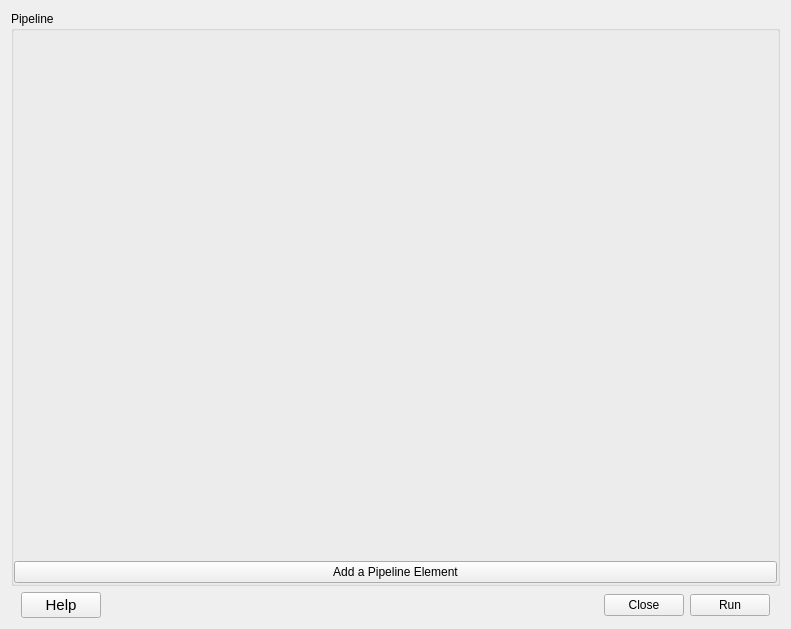
<?xml version="1.0" encoding="UTF-8"?>
<ui version="4.0">
 <class>MyPlugDialog</class>
 <widget class="QWidget" name="MyPlugDialog">
  <property name="geometry">
   <rect>
    <x>0</x>
    <y>0</y>
    <width>791</width>
    <height>629</height>
   </rect>
  </property>
  <property name="sizePolicy">
   <sizepolicy hsizetype="Expanding" vsizetype="Expanding">
    <horstretch>1</horstretch>
    <verstretch>1</verstretch>
   </sizepolicy>
  </property>
  <property name="minimumSize">
   <size>
    <width>750</width>
    <height>600</height>
   </size>
  </property>
  <property name="windowTitle">
   <string>MMG : Remeshing tool</string>
  </property>
  <property name="sizeGripEnabled" stdset="0">
   <bool>true</bool>
  </property>
  <layout class="QGridLayout" name="gridLayout">
   <property name="sizeConstraint">
    <enum>QLayout::SetNoConstraint</enum>
   </property>
   <item row="0" column="0">
    <layout class="QHBoxLayout" name="horizontalLayout1">
     <item>
      <widget class="QGroupBox" name="groupBox">
       <property name="sizePolicy">
        <sizepolicy hsizetype="Expanding" vsizetype="Expanding">
         <horstretch>0</horstretch>
         <verstretch>0</verstretch>
        </sizepolicy>
       </property>
       <property name="title">
        <string>Pipeline</string>
       </property>
       <layout class="QGridLayout" name="gridLayout_2">
        <property name="leftMargin">
         <number>0</number>
        </property>
        <property name="topMargin">
         <number>0</number>
        </property>
        <property name="rightMargin">
         <number>0</number>
        </property>
        <property name="bottomMargin">
         <number>0</number>
        </property>
        <item row="1" column="0">
         <widget class="QPushButton" name="PB_Add">
          <property name="text">
           <string>Add a Pipeline Element</string>
          </property>
         </widget>
        </item>
        <item row="0" column="0">
         <widget class="PipelineWidget" name="PW_Pipeline" native="true"/>
        </item>
       </layout>
      </widget>
     </item>
    </layout>
   </item>
   <item row="2" column="0">
    <layout class="QHBoxLayout" name="horizontalLayout2">
     <item>
      <spacer name="horizontalSpacer_xx">
       <property name="orientation">
        <enum>Qt::Horizontal</enum>
       </property>
       <property name="sizeType">
        <enum>QSizePolicy::Minimum</enum>
       </property>
       <property name="sizeHint" stdset="0">
        <size>
         <width>10</width>
         <height>20</height>
        </size>
       </property>
      </spacer>
     </item>
     <item>
      <widget class="QPushButton" name="PB_Help">
       <property name="font">
        <font>
         <pointsize>11</pointsize>
        </font>
       </property>
       <property name="text">
        <string>Help</string>
       </property>
      </widget>
     </item>
     <item>
      <spacer name="horizontalSpacer_4">
       <property name="orientation">
        <enum>Qt::Horizontal</enum>
       </property>
       <property name="sizeHint" stdset="0">
        <size>
         <width>30</width>
         <height>20</height>
        </size>
       </property>
      </spacer>
     </item>
     <item>
      <widget class="QPushButton" name="PB_Cancel">
       <property name="text">
        <string>Close</string>
       </property>
      </widget>
     </item>
     <item>
      <widget class="QPushButton" name="PB_OK">
       <property name="text">
        <string>Run</string>
       </property>
      </widget>
     </item>
     <item>
      <spacer name="horizontalSpacer_xx">
       <property name="orientation">
        <enum>Qt::Horizontal</enum>
       </property>
       <property name="sizeType">
        <enum>QSizePolicy::Minimum</enum>
       </property>
       <property name="sizeHint" stdset="0">
        <size>
         <width>10</width>
         <height>20</height>
        </size>
       </property>
      </spacer>
     </item>
    </layout>
   </item>
  </layout>
 </widget>
 <customwidgets>
  <customwidget>
   <class>PipelineWidget</class>
   <extends>QWidget</extends>
   <header>PipelineWidget</header>
   <container>1</container>
  </customwidget>
 </customwidgets>
 <resources/>
 <connections/>
</ui>
